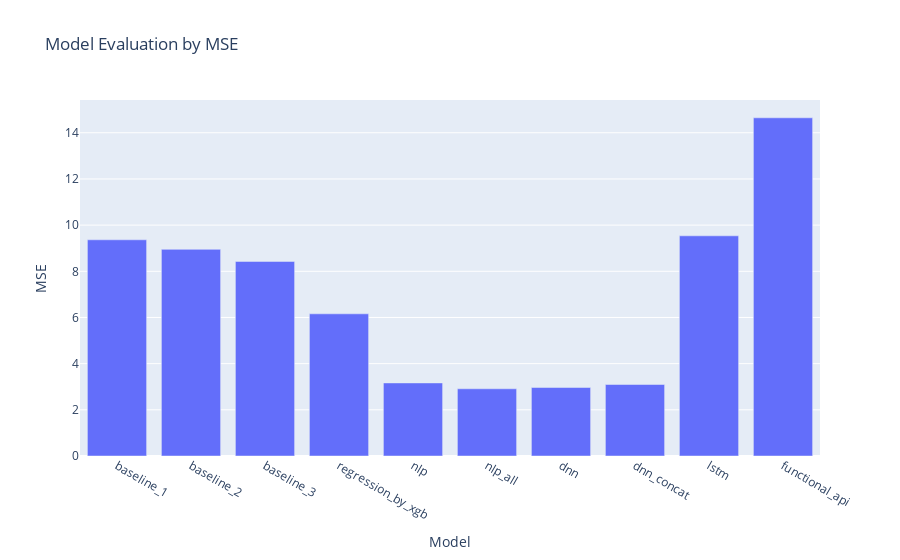

Here is the notebook cell this chart was saved with:
### Code cell
fig1 = px.bar(results, x = 'Model', y = 'MSE', title = 'Model Evaluation by MSE')
fig1.show()

### Figure 1 — Plotly figure (JSON) as saved in the notebook; plotly's stock layout.template omitted (floating-point values rounded to 4 significant figures)
{"data": [{"alignmentgroup": "True", "hovertemplate": "Model=%{x}<br>MSE=%{y}<extra></extra>", "legendgroup": "", "marker": {"color": "#636efa", "pattern": {"shape": ""}}, "name": "", "offsetgroup": "", "orientation": "v", "showlegend": false, "textposition": "auto", "type": "bar", "x": ["baseline_1", "baseline_2", "baseline_3", "regression_by_xgb", "nlp", "nlp_all", "dnn", "dnn_concat", "lstm", "functional_api"], "xaxis": "x", "y": [9.365, 8.95, 8.427, 6.158, 3.165, 2.911, 2.966, 3.097, 9.537, 14.65], "yaxis": "y"}], "layout": {"autosize": true, "barmode": "relative", "legend": {"tracegroupgap": 0}, "title": {"text": "Model Evaluation by MSE"}, "xaxis": {"anchor": "y", "autorange": true, "domain": [0, 1], "range": [-0.5, 9.5], "title": {"text": "Model"}, "type": "category"}, "yaxis": {"anchor": "x", "autorange": true, "domain": [0, 1], "range": [0, 15.42], "title": {"text": "MSE"}, "type": "linear"}}}
